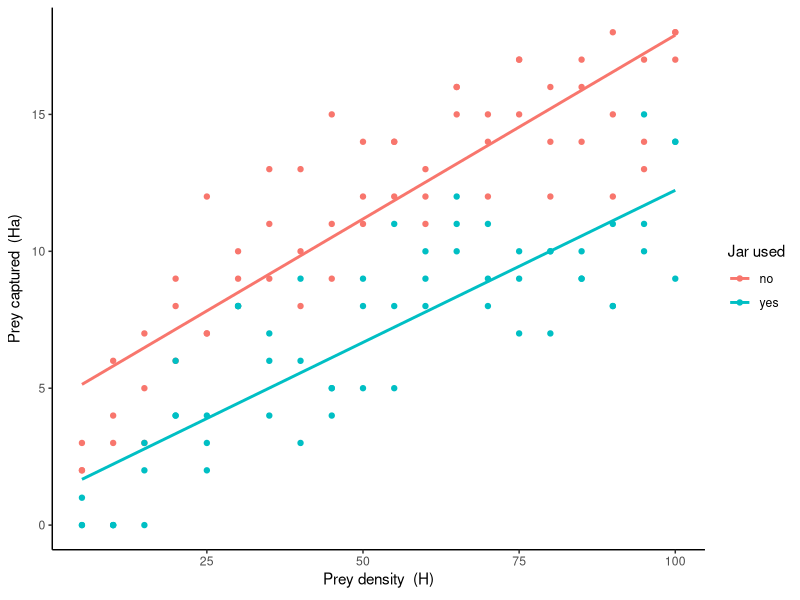

Write the R code that produced this figure.
## ---- chunk 1
knitr::opts_chunk$set(echo = TRUE)
## ---- chunk 2
# Functional response function
functional_response <- function(prey_density, lid_used, total_time){
  
  # Check jar type is inputted correctly
  if (!lid_used %in% c("yes", "no")) {
    stop("Lid used is not inputted correctly. Use 'yes' or 'no' in all lowercase")
  }
  if(lid_used == "yes"){
    Ha <- (0.2 * prey_density * total_time)/(1 + 0.2 * 0.03 * prey_density)
  }
  if(lid_used == "no"){
    Ha <- (0.7 * prey_density * total_time)/(1 + 0.7 * 0.05 * prey_density)
  }
  Ha <- Ha + sample(seq(-3,3), 1)
  if(Ha < 0){
    Ha <- 0
  }
  if(Ha > prey_density){
    Ha <- prey_density
  }
  # message("The number of prey caught is ", floor(Ha))
return(floor(Ha))
  }
## ---- chunk 3
# Set parameters for the function
total_time <- 1 # total foraging time in minutes
no_treatments <- seq(from = 5, to = 100, by = 5) # prey density treatments between 5 and 100
replications <- 3 # number of replications

# a numeric vector of prey densities for all treatments, jar types and replications 
prey_density <- rep(rep(no_treatments, replications),2) # repeated twice for each jar type

# a character vector of the jar type
lid_used <- sort(rep(c("no", "yes"), length(prey_density)/2)) # "yes" or "no"
## ---- chunk 4
# Create an empty list called prey_caught to populate 
prey_caught <- list()

for(i in seq_along(prey_density)){
  # Run the functional response for the nth observation in the vector prey_density representing all our observations and save it to the list
  prey_caught[[i]] <- functional_response(prey_density = prey_density[i],
                                         lid_used = lid_used[i],
                                         total_time = total_time)
  
  # Prepare the list for further analysis
  prey_caught[[i]] <-  cbind(prey_caught[[i]], prey_density[i]) # add a column for the prey density used to calculate the number of prey caught for that observation (row)
  prey_caught[[i]] <-  cbind(prey_caught[[i]], 1/prey_caught[[i]]) # add a column for the inverse of the number of prey caught - for statiscally parameterising the functional response
  prey_caught[[i]][,3] <-  ifelse(prey_caught[[i]][,3] == Inf, 0, prey_caught[[i]][,3]) # Housekeeping - turn undefined values of prey caught (from calculating 1 divided by 0) into 0. If the number of prey caught was 0
}

# Turn our list into a data frame
prey_caught <- data.frame(do.call("rbind", prey_caught))

# Label the columns
colnames(prey_caught) <- c("Ha", "H","Ha.1", "HT.1") # ".1 is inversed columns"

# Add type of lid used to our data frame
prey_caught$lid_used <- lid_used
## ---- chunk 5
library(tidyverse)

prey_caught %>% # Absolute values
  ggplot(aes(H, Ha, colour = lid_used)) +
  geom_point() +
  geom_smooth(method = "lm", se = FALSE, fullrange=TRUE) +
  labs(x = expression(paste("Prey density  (H)")),
       y = expression(paste("Prey captured  (Ha)")),
       colour = "Jar used") +
  theme_classic()

# Linear model
summary(lm(Ha.1 ~ HT.1 * lid_used, prey_caught))
